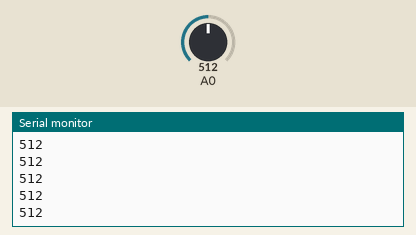
Simulated run of this sketch. Board: Arduino Uno, built with avr-gcc and run on an emulated ATmega328P. On the bench: the last lines printed to the serial monitor. Inputs (shaded band) come from the test bench; at power-on: A0 = 512.

Above: at 1.2 s.
1.3 s: A0 set to 716
At 2.2 s:
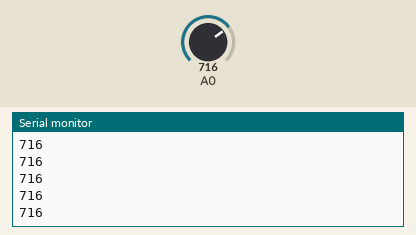
2.8 s: A0 set to 900
At 3.7 s:
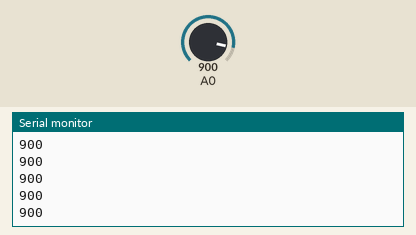
Timing chart, 0 to 5.8 s (numbered marks = the images above; inputs shaded):
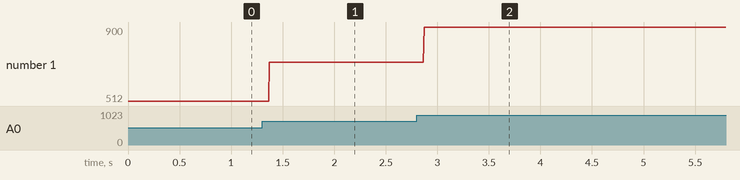

The sketch:

analog_read.ino
```cpp
void setup() {
  // put your setup code here, to run once:
  Serial.begin(9600);
}

void loop() {
  // put your main code here, to run repeatedly:
  int a = analogRead(A0);
  Serial.println(a);
}
```

Measured:
- after the input at 1.3 s, the serial monitor: prints a new line after 0.07 s (image 1)
- after the input at 2.8 s, the serial monitor: prints a new line after 0.07 s (image 2)
- plotted number 1: 512 → 716 after the input at 1.3 s, 716 → 900 after the input at 2.8 s
